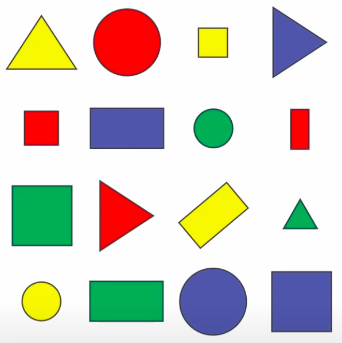
#> input picture Resources/shapes.png, 342 x 343 px
$ python colorShapeDetection.py
#> lines starting #> are read from the running program, lines starting #| are printed output that depends on the picture; after the words box and inside, x2 and y2 are one past the last pixel; in counts of white or black regions, pixels touching at a corner belong together
# references https://youtu.be/WQeoO7MI0Bs

import cv2
import numpy as np

def getContours(img):
    contours, hierarchy = cv2.findContours(img,cv2.RETR_EXTERNAL,cv2.CHAIN_APPROX_NONE) #getting individual contours
    for cnt in contours:
        area = cv2.contourArea(cnt) #getting area of each contour
        print(area)
        if area > 500:
            cv2.drawContours(imgContour, cnt, -1, (255, 0, 0), 3) #drawing each contour
            peri = cv2.arcLength(cnt,True) #finding length of each contour
            print(peri)
            approx = cv2.approxPolyDP(cnt,0.02*peri,True) #finds location of each points
            print(len(approx))  #finding no. of sides of the shape
            objCor = len(approx)
            x, y, w, h = cv2.boundingRect(approx)  #gives the (x,y) and width, height of each shapes
            if objCor == 3:
                objectType = "Tri"
            elif objCor == 4:
                aspectRatio = w/float(h)
                if aspectRatio > 0.95 and aspectRatio < 1.05:
                    objectType = "Square"
                else:
                    objectType = "Rectengle"
            elif objCor > 4:
                objectType = "Circles"
            else:
                objectType = "Null"
            cv2.rectangle(imgContour,(x,y),( (x+w) , (y+h) ),(0,255,0),2)
            cv2.putText(imgContour,objectType,
                        ( x+(w//2)-10 , y+(h//2)-10 ),cv2.FONT_HERSHEY_SIMPLEX,0.5, (0,0,0),2)

path = "Resources/shapes.png"
img = cv2.imread(path)
#> img is the input picture: shape (343, 342, 3); mean B, G, R 201.2, 210.5, 213.2
imgContour = img.copy()
imgGrey = cv2.cvtColor(img,cv2.COLOR_RGB2GRAY)
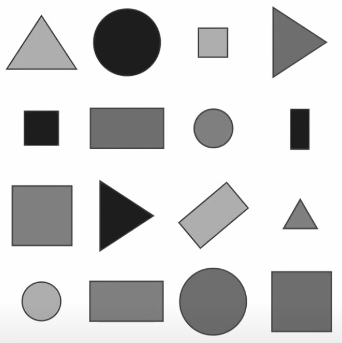
#> imgGrey: shape (343, 342); min 25, max 255, mean 208
imgBlur = cv2.GaussianBlur(imgGrey,(7,7),1)
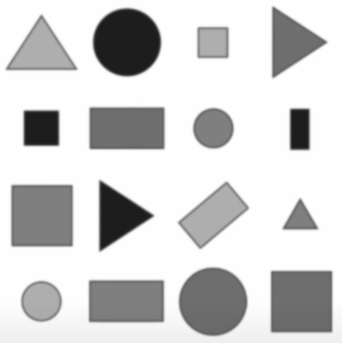
#> imgBlur: shape (343, 342); min 29, max 254, mean 208
imgCanny = cv2.Canny(imgBlur,50,50) #identifing the borders of the image
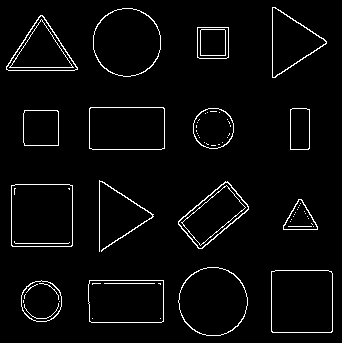
#> imgCanny: shape (343, 342); 3.4% white in thin lines or dots
imgBlank = np.zeros_like(img)
getContours(imgCanny)
#> in getContours, `contours, hierarchy = cv2.findContours(img,cv2.RETR_EXTERNAL,cv2.CHAIN..`: contours = 16 contours; largest, box (x1, y1, x2, y2) and area: (11, 184, 73, 247) 3775, (271, 270, 333, 333) 3772, (178, 267, 248, 336) 3688, (93, 8, 161, 77) 3629, (89, 107, 165, 150) 3144
#> the loop in getContours, `for cnt in contours:` made 16 passes
#> (area, peri, approx, objCor, x, y, w, h) on passes 1, 3, 5, 6, 7, 9, 10, 12: (3124, 232.5, [[89, 280], [89, 321], [163, 321], [163, 280]], 4, 89, 280, 75, 42), (3772.5, 243.1, [[271, 271], [271, 331], [331, 332], [331, 271]], 4, 271, 271, 61, 62), (600.5, 109.8, [[298, 199], [283, 229], [317, 229], [302, 200]], 4, 283, 199, 35, 31), (3775, 243.7, [[11, 185], [11, 245], [71, 246], [72, 185]], 4, 11, 185, 62, 62), (2356, 204.5, [[227, 181], [178, 221], [198, 248], [248, 209]], 4, 178, 181, 71, 68), (1219.5, 138.2, [[24, 110], [24, 145], [58, 145], [58, 111]], 4, 24, 110, 35, 36), (774.5, 118.2, [[292, 108], [290, 149], [308, 149], [309, 109]], 4, 290, 108, 20, 42), (3144, 231.7, [[89, 108], [89, 148], [164, 148], [163, 107]], 4, 89, 107, 76, 42)
#> (area, peri, approx, objCor, x, y, w, h) on passes 14, 16: (2128.5, 210.4, [[6, 66], [77, 69], [42, 15]], 3, 6, 15, 72, 55), (2043, 208.2, [[272, 7], [275, 77], [326, 41]], 3, 272, 7, 55, 71)
#> (printed output is left out)
#> after the loop in getContours, `for cnt in contours:`:
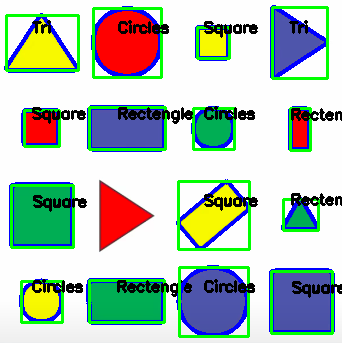
#> imgContour: shape (343, 342, 3); 17.73% of pixels changed, all inside (x1, y1, x2, y2) = (4, 5, 342, 338)

cv2.imshow("Original",img)
cv2.imshow("Grey Image",imgGrey)
cv2.imshow("Blur Image",imgBlur)
cv2.imshow("Canny Image",imgCanny)
cv2.imshow("Blank Image",imgBlank)
cv2.imshow("Contour Image",imgContour)

cv2.waitKey(0)
